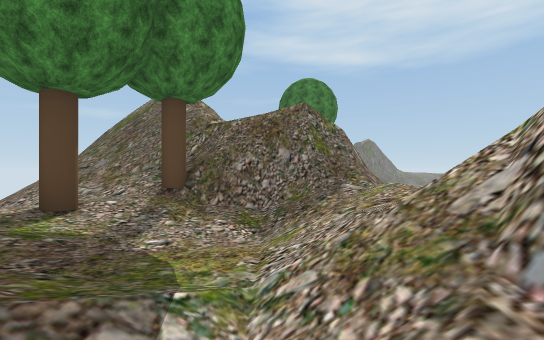
View 1 (above)

17 first-person views from a walk through a 3-D level made in the Unity game engine. The camera is 1.3 m above the floor, looks level and sees 90° across. The floor is counted in squares, 2 m on a side. Each view is taken from the middle of a square. On the plan, view 1 faces up. The plan holds only what a view shows up to about 9 squares ahead; the rest is blank. The place goes on beyond the plan. Some trees and plants on the terrain are drawn as simple stand-ins. The player is left out. Some surface patterns are stand-ins.

View 2
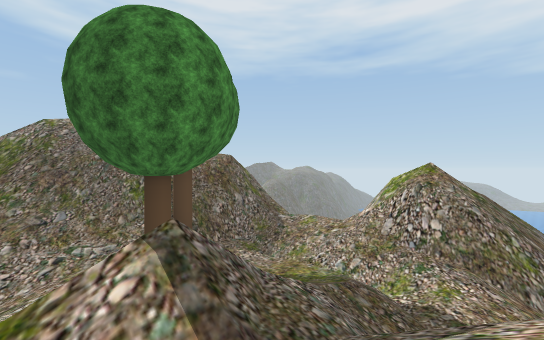

View 3
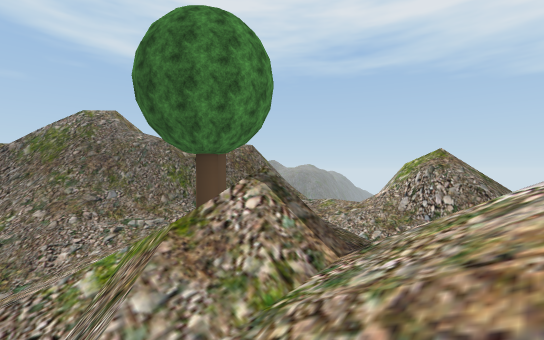

View 4
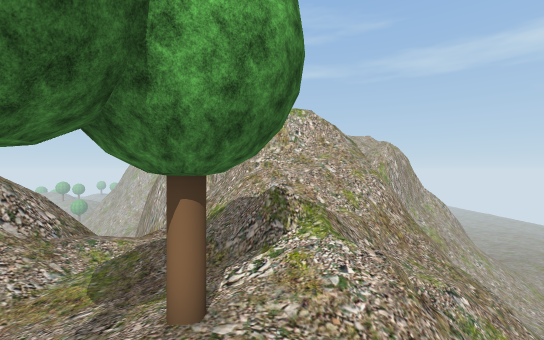

View 5
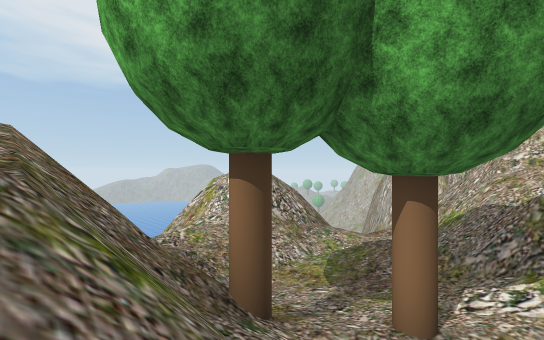

View 6
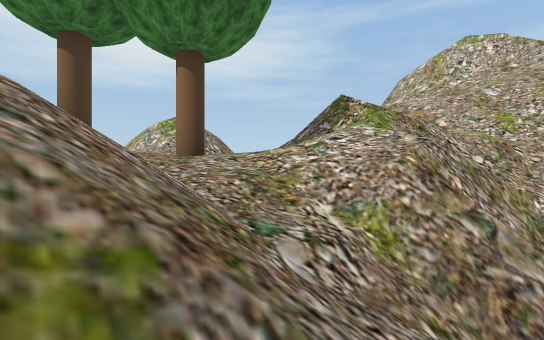

View 7
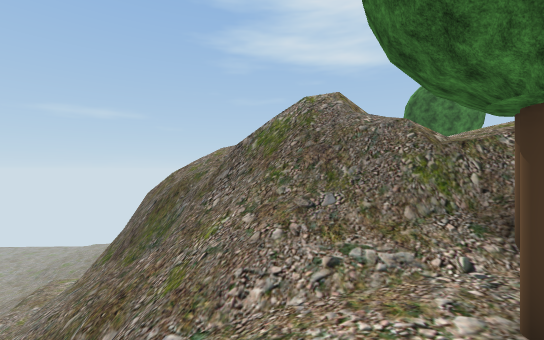

View 8
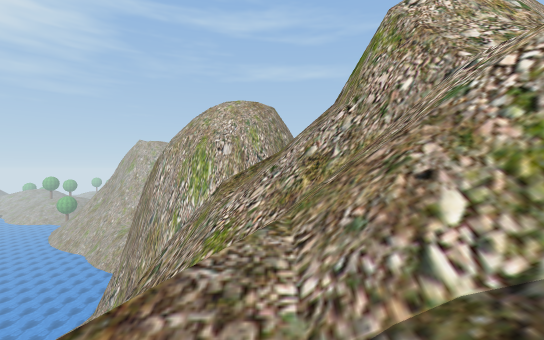

View 9
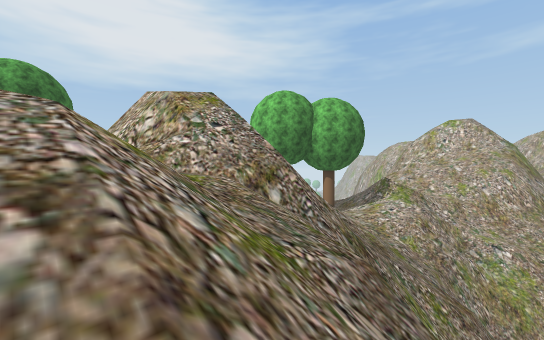

View 10
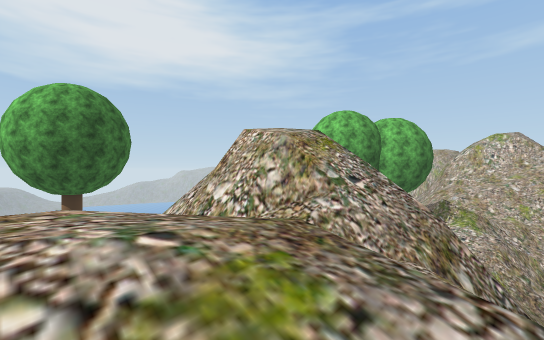

View 11
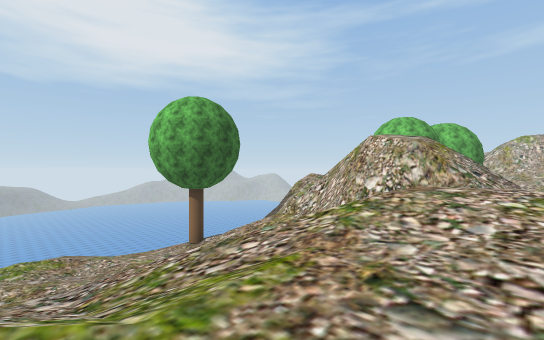

View 12
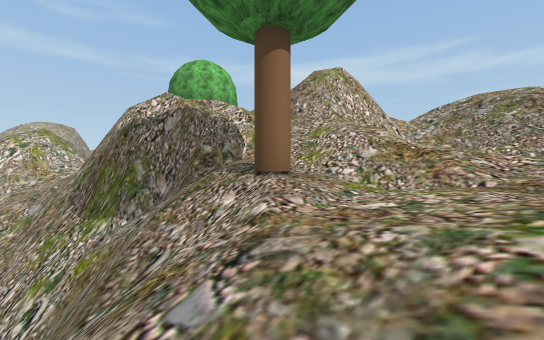

View 13
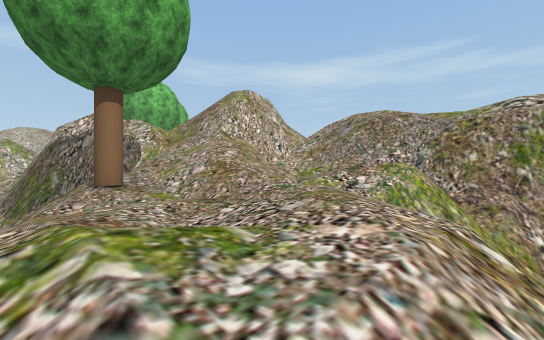

View 14
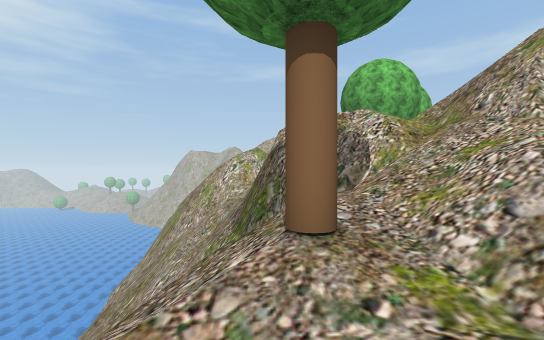

View 15
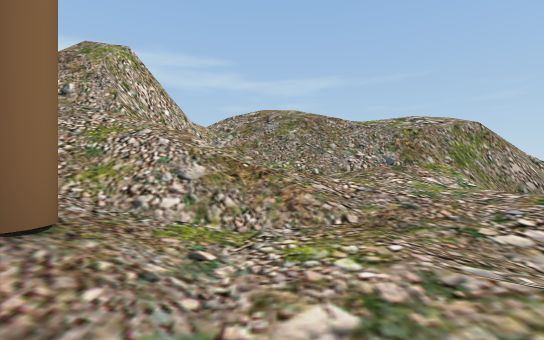

View 16
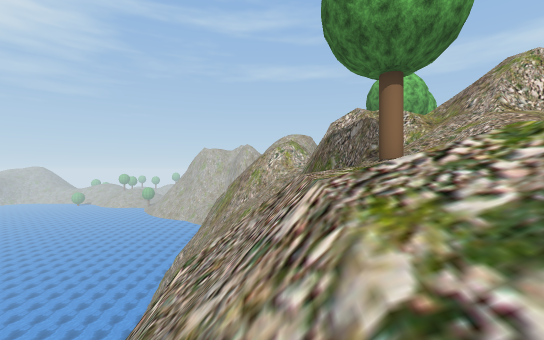

View 17
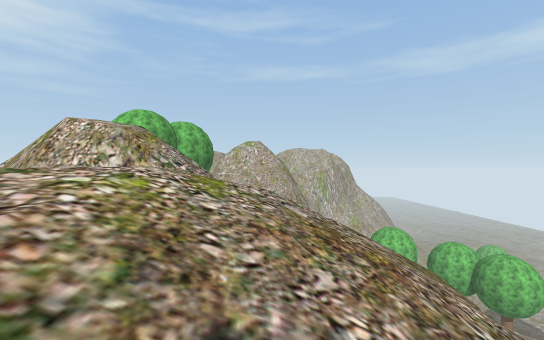

### Floor plan
Key: @ floor where view 1 was taken; # wall or solid block; x gap in a wall; . main floor; : floor 0.75 m higher than the main floor; + floor 1.5 m higher than the main floor; - floor 1.5 m lower than the main floor; _ floor 2.5 m lower than the main floor; * floor 4 m higher than the main floor; % floor 4.75 m higher than the main floor; / step, stairs or slope; = window, fence, low wall or low ledge; v drop or lower ground; O other object.
Columns run from 12 left of view 1 to 8 right of it. Each row starts with its distance up from view 1.
 19          v#
 18         *v=/ ////
 17       /*/v=//:://v
 16      /%*/#+/:/../v
 15     //////+/:..//
 14    ///////:+/../v
 13    ///%///////O/v
 12     // /==/////v#
 11   #v//==v##////##
 10 v/##=/###=#=/v/=#
  9  ///##====#//v##=#
  8  ///##/////*%%v#/#/v
  7   /=#////////###/#/vv
  6     v////==/##= ////v
  5      /////O###///
  4      v//.O//////=
  3     ##//....///##
  2    v=##/=//.//=##
  1    x=====////###
  0    _-./////.@####
 -1   #===///////==:#
 -2   #v##////// =
 -3      ////#=/v
 -4      //####/vv
 -5       #####=vv
 -6      ##

Positions as (right, up) in squares from view 1, and headings:
1: (0, 0), facing up
2: (-5, -1), facing up-right
3: (-6, -1), facing up-right
4: (-4, 7), facing down
5: (-4, 7), facing down-right
6: (-7, 6), facing down-right
7: (-5, 2), facing up
8: (-1, 0), facing down
9: (-9, 13), facing down-right
10: (-7, 14), facing down-right
11: (-6, 17), facing down-right
12: (4, 15), facing down-left
13: (3, 18), facing down-left
14: (2, 15), facing down
15: (3, 14), facing left
16: (4, 18), facing down
17: (-7, 16), facing down
